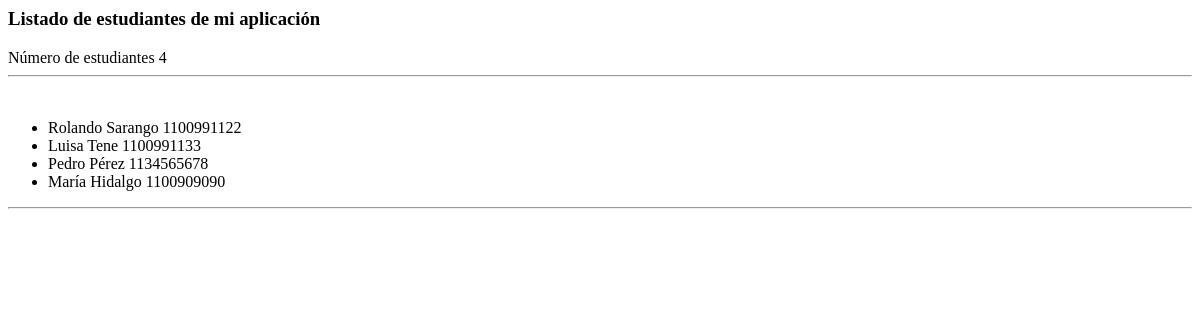
Before: /administrativo/listado/estudiantes with the older database file.
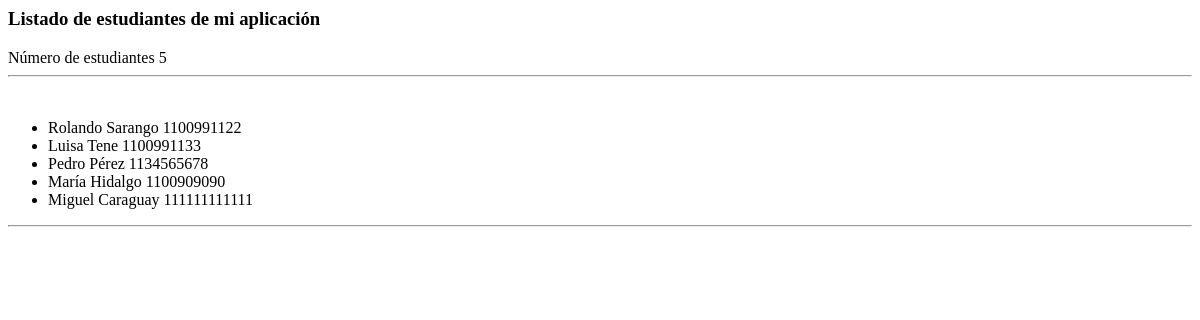
After: the same page with the newer database file.
### administrativo/models.py (models this page shows)
class Estudiante(models.Model):
    nombre = models.CharField(max_length=30)
    apellido = models.CharField(max_length=30)
    cedula = models.CharField(max_length=30, unique=True)
    def __str__(self):
        return "%s %s %s" % (self.nombre,
                self.apellido,
                self.cedula)

### administrativo/views.py (the view)
# urls.py: path('listado/estudiantes', views.listadoEstudiantes,
def listadoEstudiantes(request):
    estudiantes = Estudiante.objects.all()
    titulo = "Listado de estudiantes de mi aplicación"
    informacion_template = {'estudiantes': estudiantes,
    'numero_estudiantes': len(estudiantes), 'mititulo': titulo}
    return render(request, 'listadoEstudiantes.html', informacion_template)

### administrativo/templates/listadoEstudiantes.html (shortened to what this page needs)
<h3>{{ mititulo }}</h3>
Número de estudiantes {{ numero_estudiantes }}
<hr>
<ul>
{% for e in estudiantes %}
  <li>{{e}}</li>
{% endfor %}
</ul>
<hr>

Changed rows visible on the page:
added Estudiante: nombre+apellido+cedula "Miguel Caraguay 111111111111"
Other visible differences:
{{ numero_estudiantes }}: "4" → "5"
